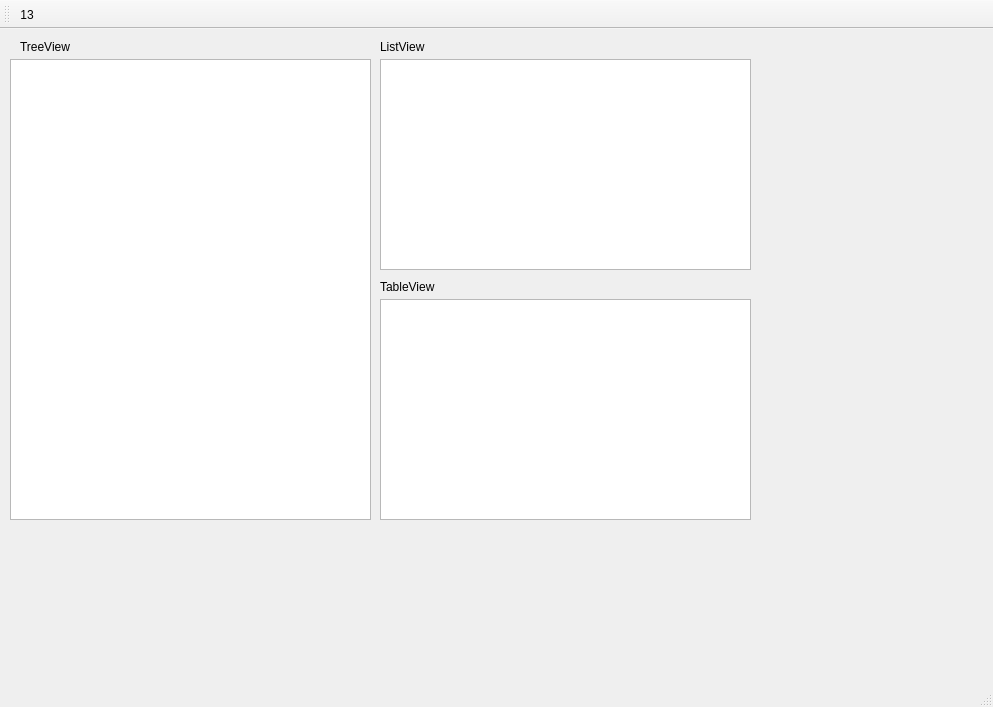
<?xml version="1.0" encoding="UTF-8"?>
<ui version="4.0">
 <class>MainWindow</class>
 <widget class="QMainWindow" name="MainWindow">
  <property name="geometry">
   <rect>
    <x>0</x>
    <y>0</y>
    <width>993</width>
    <height>707</height>
   </rect>
  </property>
  <property name="windowTitle">
   <string>MainWindow</string>
  </property>
  <widget class="QWidget" name="centralWidget">
   <widget class="QTreeView" name="treeView">
    <property name="geometry">
     <rect>
      <x>10</x>
      <y>30</y>
      <width>361</width>
      <height>461</height>
     </rect>
    </property>
   </widget>
   <widget class="QListView" name="listView">
    <property name="geometry">
     <rect>
      <x>380</x>
      <y>30</y>
      <width>371</width>
      <height>211</height>
     </rect>
    </property>
   </widget>
   <widget class="QTableView" name="tableView">
    <property name="geometry">
     <rect>
      <x>380</x>
      <y>270</y>
      <width>371</width>
      <height>221</height>
     </rect>
    </property>
   </widget>
   <widget class="QLabel" name="label">
    <property name="geometry">
     <rect>
      <x>20</x>
      <y>10</y>
      <width>72</width>
      <height>15</height>
     </rect>
    </property>
    <property name="text">
     <string>TreeView</string>
    </property>
   </widget>
   <widget class="QLabel" name="label_2">
    <property name="geometry">
     <rect>
      <x>380</x>
      <y>10</y>
      <width>72</width>
      <height>15</height>
     </rect>
    </property>
    <property name="text">
     <string>ListView</string>
    </property>
   </widget>
   <widget class="QLabel" name="label_3">
    <property name="geometry">
     <rect>
      <x>380</x>
      <y>250</y>
      <width>72</width>
      <height>15</height>
     </rect>
    </property>
    <property name="text">
     <string>TableView</string>
    </property>
   </widget>
  </widget>
  <widget class="QMenuBar" name="menuBar">
   <property name="geometry">
    <rect>
     <x>0</x>
     <y>0</y>
     <width>993</width>
     <height>26</height>
    </rect>
   </property>
  </widget>
  <widget class="QToolBar" name="mainToolBar">
   <attribute name="toolBarArea">
    <enum>TopToolBarArea</enum>
   </attribute>
   <attribute name="toolBarBreak">
    <bool>false</bool>
   </attribute>
   <addaction name="action13"/>
  </widget>
  <widget class="QStatusBar" name="statusBar"/>
  <action name="action13">
   <property name="text">
    <string>13</string>
   </property>
  </action>
 </widget>
 <layoutdefault spacing="6" margin="11"/>
 <resources/>
 <connections/>
</ui>
